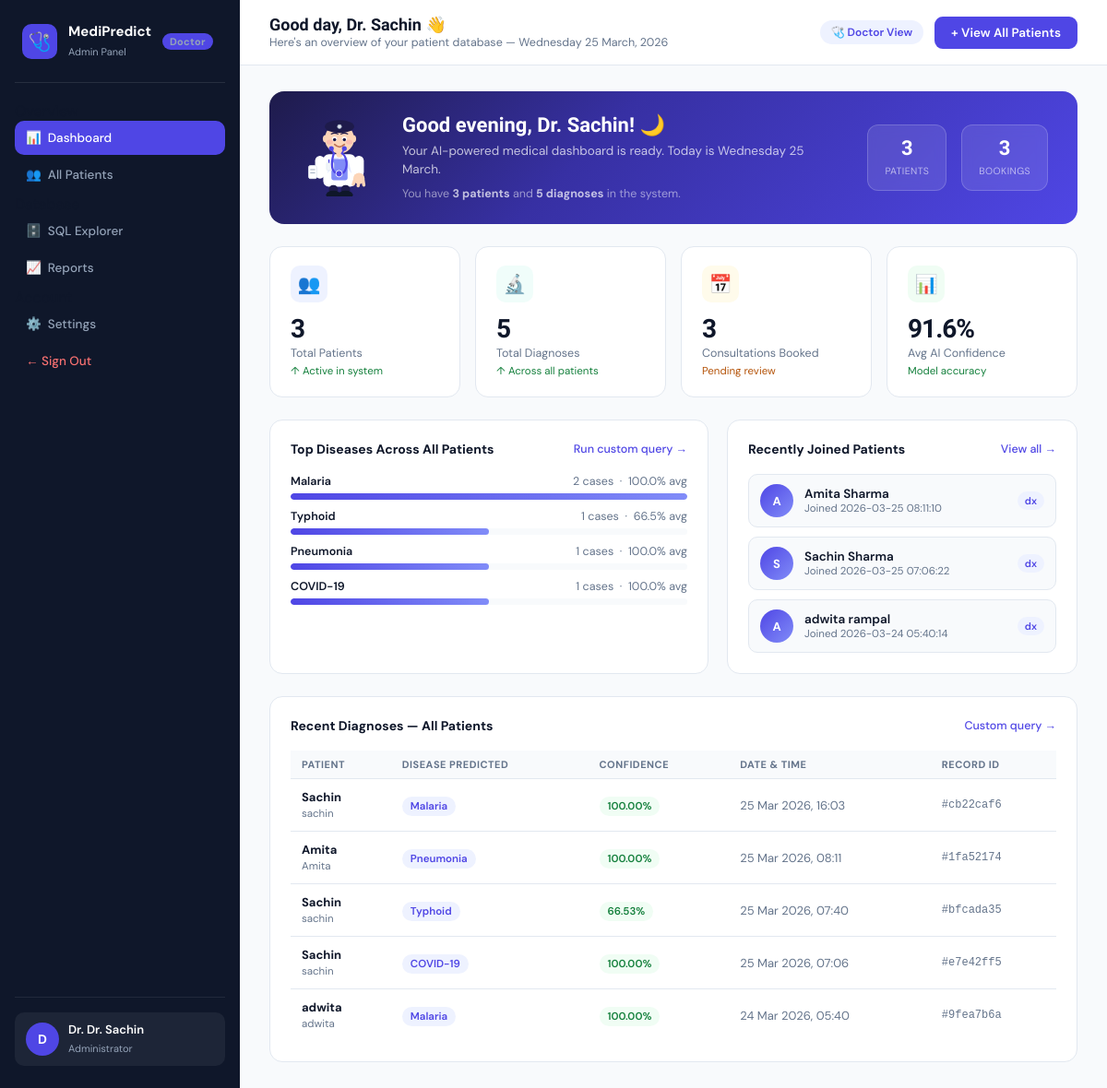
Screenshot of /doctor (signed in) with the database file from the repository.
### models.py (models this page shows, shortened)
class User(db.Model):
    __tablename__ = 'users'
    id = db.Column(db.Integer, primary_key=True)
    username = db.Column(db.String(80), unique=True, nullable=False)
    password = db.Column(db.String(120), nullable=False)
    first_name = db.Column(db.String(80))
    last_name = db.Column(db.String(80))
    email = db.Column(db.String(120))
    role = db.Column(db.String(20), default='patient') # 'patient' or 'doctor'
    paid = db.Column(db.Boolean, default=True)
    joined = db.Column(db.DateTime, default=datetime.utcnow)
    age = db.Column(db.String(10))
    gender = db.Column(db.String(20))
    blood_group = db.Column(db.String(10))
    height = db.Column(db.String(20))
    weight = db.Column(db.String(20))
    allergies = db.Column(db.Text)
    conditions = db.Column(db.Text)
    medications = db.Column(db.Text)
    def to_dict(self):
        return {
            "id": self.id,
            "username": self.username,
            "first_name": self.first_name,
            "last_name": self.last_name,
            "email": self.email,
            "role": self.role,
            "joined": self.joined.strftime("%Y-%m-%d %H:%M:%S") if self.joined else None,
            "age": self.age,
            "gender": self.gender,
            "blood_group": self.blood_group,
            "height": self.height,
            "weight": self.weight,
            "allergies": self.allergies,
            "conditions": self.conditions,
            "medications": self.medications
        }

class Diagnosis(db.Model):
    __tablename__ = 'diagnoses'
    id = db.Column(db.Integer, primary_key=True)
    record_id = db.Column(db.String(20), unique=True, nullable=False)
    user_id = db.Column(db.Integer, db.ForeignKey('users.id'), nullable=False)
    top_disease = db.Column(db.String(100))
    confidence = db.Column(db.String(20))
    prob_float = db.Column(db.Float)
    symptoms = db.Column(db.JSON)
    results = db.Column(db.JSON)
    created_at = db.Column(db.DateTime, default=datetime.utcnow)
    user = db.relationship('User', backref=db.backref('diagnoses', lazy=True))

### app.py (the view)
@app.route("/doctor")
@doctor_required
def doctor_dashboard():
    doc = current_user()
    total_patients  = User.query.filter_by(role="patient").count()
    total_diagnoses = Diagnosis.query.count()
    total_bookings  = Booking.query.count()
    from sqlalchemy import func
    top_diseases = (db.session.query(
            Diagnosis.top_disease,
            func.count(Diagnosis.id).label("count"),
            func.round(func.avg(Diagnosis.prob_float), 1).label("avg_conf")
        )
        .group_by(Diagnosis.top_disease)
        .order_by(func.count(Diagnosis.id).desc())
        .limit(8).all()
    )
    recent_diagnoses = (Diagnosis.query
        .join(User, Diagnosis.user_id == User.id)
        .order_by(Diagnosis.created_at.desc())
        .limit(10).all()
    )
    recent_patients = (User.query
        .filter_by(role="patient")
        .order_by(User.joined.desc())
        .limit(6).all()
    )
    return render_template(
        "doctor_dashboard.html",
        doctor_name    = doc.first_name or doc.username,
        username       = doc.username,
        total_patients = total_patients,
        total_diagnoses= total_diagnoses,
        total_bookings = total_bookings,
        top_diseases   = [{"disease": r[0], "count": r[1], "avg_conf": float(r[2] or 0)} for r in top_diseases],
        recent_diagnoses = recent_diagnoses,
        recent_patients  = [p.to_dict() for p in recent_patients],
    )

### app.py (called while the page is built)
def current_user():
    uid = session.get("user_id")
    return User.query.get(uid) if uid else None

def doctor_required(f):
    @wraps(f)
    def decorated(*args, **kwargs):
        if "user_id" not in session:
            return redirect(url_for("login"))
        user = current_user()
        if not user or user.role != "doctor":
            return redirect(url_for("home"))
        return f(*args, **kwargs)
    return decorated

### templates/Doctor_Dashboard.html (shortened to what this page needs)
<!DOCTYPE html>
<html lang="en">
<head>
</head>
<body>
<div class="layout">
<aside class="sidebar">
  <div class="logo">
    <div class="logo-icon">🩺</div>
    <div>
      <strong>MediPredict</strong>
      <span>Admin Panel</span>
    </div>
    <span class="role-badge">Doctor</span>
  </div>
  <div class="nav-section">Overview</div>
  <nav>
    <a href="/doctor" class="active">📊&nbsp; Dashboard</a>
    <a href="/doctor/patients">👥&nbsp; All Patients</a>
  </nav>
  <div class="nav-section">Database</div>
  <nav>
    <a href="/doctor/sql">🗄️&nbsp; SQL Explorer</a>
    <a href="/doctor/reports">📈&nbsp; Reports</a>
  </nav>
  <div class="nav-section">Account</div>
  <nav>
    <a href="/settings">⚙️&nbsp; Settings</a>
    <a href="/logout" style="color:#F87171;">← Sign Out</a>
  </nav>
  <div class="sidebar-footer">
    <div class="doc-card">
      <div class="doc-avatar" id="docInitial">D</div>
      <div class="doc-info">
        <strong>Dr. {{ username }}</strong>
        <span>Administrator</span>
      </div>
    </div>
  </div>
</aside>
<main class="main">
  <div class="topbar">
    <div class="topbar-left">
      <h1>Good day, Dr. {{ doctor_name }} 👋</h1>
      <p>Here's an overview of your patient database — <span id="todayDate"></span></p>
    </div>
    <div class="topbar-right">
      <span class="topbar-badge">🩺 Doctor View</span>
      <a href="/doctor/patients" style="padding:9px 18px;background:var(--indigo);color:white;border-radius:9px;font-size:13.5px;font-weight:600;text-decoration:none;">+ View All Patients</a>
    </div>
  </div>
  <div class="content">
    <div class="greeting-banner" id="greetingBanner">
      <div class="banner-doc">
      </div>
      <div class="greeting-text">
        <h2 id="greetingText">Good morning, Dr. {{ doctor_name }}! 🌅</h2>
        <p>Your AI-powered medical dashboard is ready. <span id="greetingDay"></span></p>
        <p style="margin-top:6px; font-size:12.5px; opacity:.7;">
          You have <strong style="color:white;">{{ total_patients }} patients</strong> and
          <strong style="color:white;">{{ total_diagnoses }} diagnoses</strong> in the system.
        </p>
      </div>
      <div class="banner-stats">
        <div class="banner-stat">
          <strong>{{ total_patients }}</strong>
          <span>Patients</span>
        </div>
        <div class="banner-stat">
          <strong>{{ total_bookings }}</strong>
          <span>Bookings</span>
        </div>
      </div>
    </div>
    <div class="stat-grid">
      <div class="stat-card">
        <div class="stat-icon-wrap purple">👥</div>
        <div>
          <div class="stat-val">{{ total_patients }}</div>
          <div class="stat-label">Total Patients</div>
          <div class="stat-trend up">↑ Active in system</div>
        </div>
      </div>
      <div class="stat-card">
        <div class="stat-icon-wrap teal">🔬</div>
        <div>
          <div class="stat-val">{{ total_diagnoses }}</div>
          <div class="stat-label">Total Diagnoses</div>
          <div class="stat-trend up">↑ Across all patients</div>
        </div>
      </div>
      <div class="stat-card">
        <div class="stat-icon-wrap amber">📅</div>
        <div>
          <div class="stat-val">{{ total_bookings }}</div>
          <div class="stat-label">Consultations Booked</div>
          <div class="stat-trend warn">Pending review</div>
        </div>
      </div>
      <div class="stat-card">
        <div class="stat-icon-wrap green">📊</div>
        <div>
          <div class="stat-val" id="avgConf">—</div>
          <div class="stat-label">Avg AI Confidence</div>
          <div class="stat-trend up">Model accuracy</div>
        </div>
      </div>
    </div>
    <div class="two-col">
      <div class="card">
        <div class="card-header">
          <span class="card-title">Top Diseases Across All Patients</span>
          <a href="/doctor/sql" class="card-action">Run custom query →</a>
        </div>
        <div class="disease-bars" id="diseaseBars">
          {% set max_count = top_diseases[0].count if top_diseases else 1 %}
          {% for d in top_diseases %}
          <div class="disease-row">
            <div class="disease-meta">
              <span class="disease-name">{{ d.disease }}</span>
              <span class="disease-count">{{ d.count }} cases &nbsp;·&nbsp; {{ d.avg_conf }}% avg</span>
            </div>
            <div class="bar-bg">
             <div class="bar-fill" style="width:0%" data-width="{{ (d.count / max_count * 100) | round | int }}%"></div>
            </div>
          </div>
          {% endfor %}
        </div>
      </div>
      <div class="card">
        <div class="card-header">
          <span class="card-title">Recently Joined Patients</span>
          <a href="/doctor/patients" class="card-action">View all →</a>
        </div>
        <div class="patient-list">
          {% for p in recent_patients %}
          <a class="patient-item" href="/doctor/patients?highlight={{ p.id }}">
            <div class="p-avatar">{{ (p.first_name or p.username)[0] | upper }}</div>
            <div>
              <div class="p-name">{{ p.first_name or '' }} {{ p.last_name or p.username }}</div>
              <div class="p-meta">Joined {{ p.joined }}</div>
            </div>
            <span class="p-diag">{{ p.diag_count }} dx</span>
          </a>
          {% endfor %}
        </div>
      </div>
    </div>
    <div class="card">
      <div class="card-header">
        <span class="card-title">Recent Diagnoses — All Patients</span>
        <a href="/doctor/sql" class="card-action">Custom query →</a>
      </div>
      <div style="overflow-x:auto;">
        <table class="activity-table">
          <thead>
            <tr>
              <th>Patient</th>
              <th>Disease Predicted</th>
              <th>Confidence</th>
              <th>Date & Time</th>
              <th>Record ID</th>
            </tr>
          </thead>
          <tbody>
            {% for d in recent_diagnoses %}
            {% set conf_num = d.prob_float or 0 %}
            <tr>
              <td>
                <strong>{{ d.user.first_name or d.user.username }}</strong>
                <br><span style="font-size:11.5px;color:var(--text-muted);">{{ d.user.username }}</span>
              </td>
              <td><span class="disease-badge">{{ d.top_disease }}</span></td>
              <td>
                <span class="conf-{{ 'high' if conf_num >= 60 else ('mid' if conf_num >= 30 else 'low') }}" style="padding:3px 9px;border-radius:99px;font-size:11.5px;font-weight:600;">
                  {{ d.confidence }}
                </span>
              </td>
              <td style="color:var(--text-muted);">{{ d.created_at.strftime('%d %b %Y, %H:%M') }}</td>
              <td style="font-family:monospace;font-size:12px;color:var(--text-muted);">#{{ d.record_id }}</td>
            </tr>
            {% endfor %}
          </tbody>
        </table>
      </div>
    </div>
  </div>
</main>
</div>
</body>
</html>

### rows the page displays
User: username "Dr. Sachin", first_name "Sachin"
Diagnosis: disease "Pneumonia", count "1", avg_conf "100.0", {{ (d.count / max_count * 100) | round | int }} 50 (drawn), user "Amita", user.username "Amita", top_disease "Pneumonia", confidence "100.00%", created_at "25 Mar 2026, 08:11", record_id "1fa52174"
Diagnosis: disease "COVID-19", count "1", avg_conf "100.0", {{ (d.count / max_count * 100) | round | int }} 50 (drawn), user "Sachin", user.username "sachin", top_disease "COVID-19", confidence "100.00%", created_at "25 Mar 2026, 07:06", record_id "e7e42ff5"
User: first_name "A", first_name "Amita", last_name "Sharma", joined "2026-03-25 08:11:10"
User: first_name "S", first_name "Sachin", last_name "Sharma", joined "2026-03-25 07:06:22"
User: first_name "A", first_name "adwita", last_name "rampal", joined "2026-03-24 05:40:14"
Diagnosis: user "Sachin", user.username "sachin", top_disease "Malaria", confidence "100.00%", created_at "25 Mar 2026, 16:03", record_id "cb22caf6"
Diagnosis: user "Sachin", user.username "sachin", top_disease "Typhoid", confidence "66.53%", created_at "25 Mar 2026, 07:40", record_id "bfcada35"
Diagnosis: user "adwita", user.username "adwita", top_disease "Malaria", confidence "100.00%", created_at "24 Mar 2026, 05:40", record_id "9fea7b6a"

### other values shown
{{ total_patients }} "3"
{{ total_diagnoses }} "5"
{{ total_bookings }} "3"
{{ d.disease }} "Malaria" "Typhoid"
{{ d.count }} "2" "1"
{{ d.avg_conf }} "100.0" "66.5"
